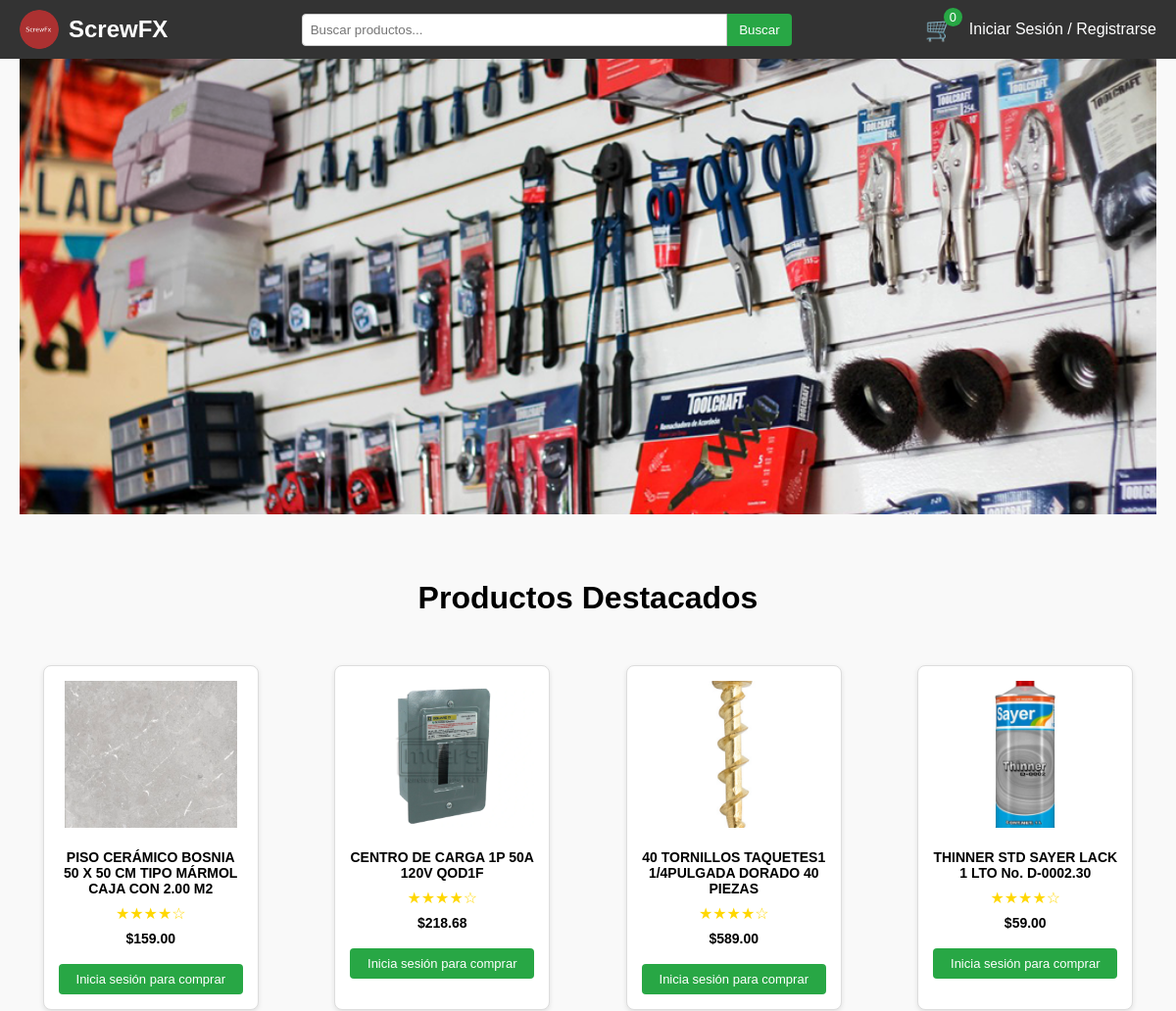
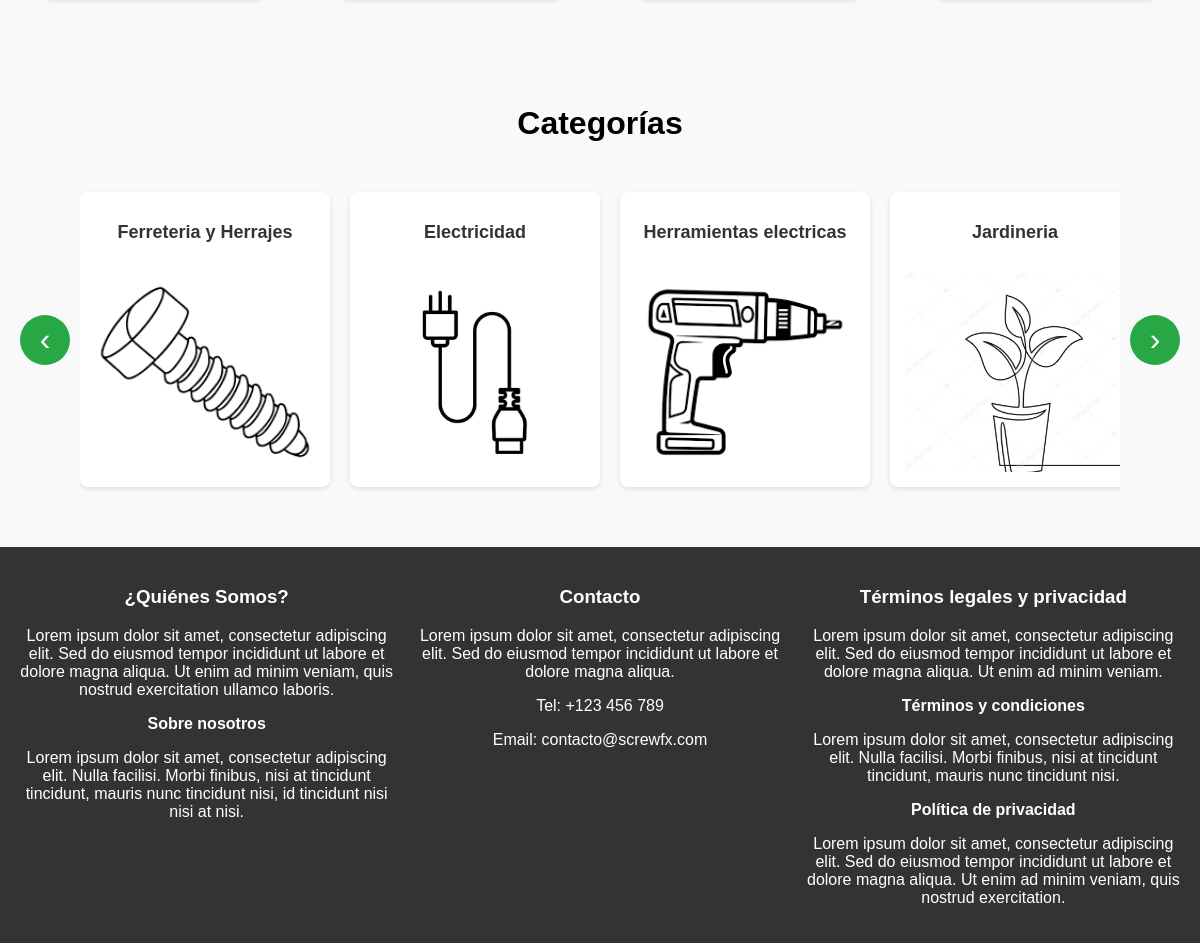
The page / on the database its author committed (2 pictures, top to bottom).
### store/models.py (models this page shows, shortened)
class Product(models.Model):
    name = models.CharField(max_length=200)
    price = models.DecimalField(max_digits=10, decimal_places=2)
    description = models.TextField(blank=True)
    category = models.ForeignKey(Category, on_delete=models.SET_NULL, null=True, blank=True)
    image = models.ImageField(upload_to='products/', null=True, blank=True)
    stock = models.PositiveIntegerField(default=0)
    created_at = models.DateTimeField(auto_now_add=True)

class Category(models.Model):
    name = models.CharField(max_length=100, unique=True)
    description = models.TextField(blank=True)
    image = models.ImageField(upload_to='categories/', null=True, blank=True)

### store/views.py (the view)
# urls.py: path('', views.home_view, name='home'),
def home_view(request):
    if request.user.is_authenticated and request.user.is_staff:
        return redirect('admin_menu')
    products = list(Product.objects.all())
    featured_products = random.sample(products, min(4, len(products))) if products else []
    categories = Category.objects.all()
    cart = None
    if request.user.is_authenticated:
        cart = get_or_create_cart(request.user)
    return render(request, 'store/home.html', {
        'categories': categories,
        'featured_products': featured_products,
        'cart': cart
    })

### store/templates/store/home.html (shortened to what this page needs)
{% load static %}
<!DOCTYPE html>
<html lang="es">
<head>
    <link rel="stylesheet" href="{% static 'store/css/styles.css' %}">
</head>
<body>
    <header>
        <a href="{% url 'home' %}" class="logo">
            <img src="{% static 'store/images/logo.png' %}" alt="ScrewFX Logo">
            <span>ScrewFX</span>
        </a>
        <div class="search-bar">
    		<form method="GET" action="{% url 'search_results' %}" style="display: flex; width: 100%;">
        		<input type="text" name="q" placeholder="Buscar productos..." required
               		style="flex: 1; padding: 8px; border: 1px solid #ccc; border-radius: 4px 0 0 4px; outline: none;">
        		<button type="submit" style="background: #28a745; color: white; border: none; padding: 8px 12px; border-radius: 0 4px 4px 0; cursor: pointer;">
            		Buscar
        		</button>
    		</form>
		</div>
        <div class="user-options">
            <a href="{% url 'cart' %}" class="cart-icon">🛒 <span id="cart-count">{% if cart %}{{ cart.get_items_count }}{% else %}0{% endif %}</span></a>
            {% if user.is_authenticated %}
                <div class="user-menu">
                    <span class="user-name">{{ user.username }}</span>
                    <div class="user-dropdown">
                        <a href="{% url 'my_orders' %}">Ver Pedidos</a>
                        <a href="{% url 'logout' %}">Cerrar Sesión</a>
                    </div>
                </div>
            {% else %}
                <a href="{% url 'login' %}">Iniciar Sesión / Registrarse</a>
            {% endif %}
        </div>
    </header>
    <section class="banner">
        <img src="{% static 'store/images/paredherramientas.png' %}" alt="Herramientas en exhibición">
    </section>
    <section class="featured-products">
        <h2 style="text-align: center; grid-column: 1 / -1; margin-bottom: 20px; font-size: 2rem;">Productos Destacados</h2>
        {% if featured_products %}
            {% for product in featured_products %}
            <div class="product">
                <a href="{% url 'product_detail' product_id=product.id %}" style="text-decoration: none; color: inherit;">
                    {% if product.image %}
                        <img src="{{ product.image.url }}" alt="{{ product.name }}" onerror="this.src='https://via.placeholder.com/150';">
                    {% else %}
                        <img src="https://via.placeholder.com/150" alt="Sin imagen">
                    {% endif %}
                    <p><strong>{{ product.name }}</strong></p>
                    <div class="rating">★★★★☆</div>
                    <p><strong>${{ product.price }}</strong></p>
                </a>
                {% if user.is_authenticated %}
                <form method="POST" action="{% url 'add_to_cart' product.id %}" style="margin-top: 10px;">
                    {% csrf_token %}
                    <button type="submit" class="add-to-cart">Añadir al carrito</button>
                </form>
                {% else %}
                <a href="{% url 'login' %}" class="add-to-cart" style="display: inline-block; text-align: center; text-decoration: none; margin-top: 10px;">Inicia sesión para comprar</a>
                {% endif %}
            </div>
            {% endfor %}
        {% else %}
            <p style="text-align: center; grid-column: 1 / -1;">No hay productos disponibles.</p>
        {% endif %}
    </section>
    <section class="categories-section">
        <h2 style="text-align: center; margin-bottom: 30px; font-size: 2rem;">Categorías</h2>
        <div class="categories-wrapper">
            <button class="category-scroll-btn category-scroll-left" onclick="scrollCategories('left')">‹</button>
            <div class="categories-scroll" id="categoriesScroll">
                {% if categories %}
                    {% for category in categories %}
                    <div class="category">
                        <a href="{% url 'user_category_products' category.id %}" style="text-decoration: none; color: inherit;">
                            <h2>{{ category.name }}</h2>
                            {% if category.image %}
                                <img src="{{ category.image.url }}" alt="{{ category.name }}">
                            {% else %}
                                <img src="https://via.placeholder.com/200" alt="{{ category.name }}">
                            {% endif %}
                        </a>
                    </div>
                    {% endfor %}
                {% else %}
                    <p style="text-align: center; width: 100%;">No hay categorías disponibles.</p>
                {% endif %}
            </div>
            <button class="category-scroll-btn category-scroll-right" onclick="scrollCategories('right')">›</button>
        </div>
    </section>
    <footer>
        <div class="footer-section">
            <h3>¿Quiénes Somos?</h3>
            <p>Lorem ipsum dolor sit amet, consectetur adipiscing elit. Sed do eiusmod tempor incididunt ut labore et dolore magna aliqua. Ut enim ad minim veniam, quis nostrud exercitation ullamco laboris.</p>
            <p><strong>Sobre nosotros</strong></p>
            <p>Lorem ipsum dolor sit amet, consectetur adipiscing elit. Nulla facilisi. Morbi finibus, nisi at tincidunt tincidunt, mauris nunc tincidunt nisi, id tincidunt nisi nisi at nisi.</p>
        </div>
        <div class="footer-section">
            <h3>Contacto</h3>
            <p>Lorem ipsum dolor sit amet, consectetur adipiscing elit. Sed do eiusmod tempor incididunt ut labore et dolore magna aliqua.</p>
            <p>Tel: +123 456 789</p>
            <p>Email: contacto@screwfx.com</p>
        </div>
        <div class="footer-section">
            <h3>Términos legales y privacidad</h3>
            <p>Lorem ipsum dolor sit amet, consectetur adipiscing elit. Sed do eiusmod tempor incididunt ut labore et dolore magna aliqua. Ut enim ad minim veniam.</p>
            <p><strong>Términos y condiciones</strong></p>
            <p>Lorem ipsum dolor sit amet, consectetur adipiscing elit. Nulla facilisi. Morbi finibus, nisi at tincidunt tincidunt, mauris nunc tincidunt nisi.</p>
            <p><strong>Política de privacidad</strong></p>
            <p>Lorem ipsum dolor sit amet, consectetur adipiscing elit. Sed do eiusmod tempor incididunt ut labore et dolore magna aliqua. Ut enim ad minim veniam, quis nostrud exercitation.</p>
        </div>
    </footer>
</body>
</html>

### store/static/store/css/styles.css (style rules this page uses)
* { box-sizing: border-box; }
body { font-family: Arial, sans-serif; margin: 0; padding: 0; background-color: #f9f9f9; min-height: 100vh; display: flex; flex-direction: column; }
header { display: flex; justify-content: space-between; align-items: center; padding: 10px 20px; background-color: #333; color: white; flex-wrap: wrap; gap: 10px; }
.logo { font-size: 24px; font-weight: bold; display: flex; align-items: center; gap: 10px; text-decoration: none; color: white; cursor: pointer; transition: opacity 0.3s; }
.logo img { width: 40px; height: 40px; border-radius: 50%; object-fit: cover; }
.search-bar { flex: 1; min-width: 200px; max-width: 500px; }
.search-bar input { padding: 5px; border: 1px solid #ccc; border-radius: 4px; width: 100%; }
.search-bar button { padding: 5px 10px; background-color: #28a745; color: white; border: none; border-radius: 4px; cursor: pointer; }
.user-options { display: flex; align-items: center; gap: 15px; }
.user-options a { color: white; text-decoration: none; display: flex; align-items: center; gap: 5px; }
.cart-icon { font-size: 1.5rem; position: relative; }
.cart-icon span { background: #28a745; color: white; border-radius: 50%; padding: 2px 6px; font-size: 0.8rem; position: absolute; top: -8px; right: -8px; }
.banner { width: 100%; max-width: 1400px; margin: 0 auto; padding: 0 20px; }
.banner img { width: 100%; height: auto; display: block; }
.featured-products { display: grid; grid-template-columns: repeat(4, 1fr); gap: 30px; padding: 40px 20px; max-width: 1200px; margin: 0 auto; width: 100%; box-sizing: border-box; justify-items: center; }
.product { text-align: center; background-color: white; padding: 15px; border: 1px solid #ddd; border-radius: 8px; box-shadow: 0 2px 5px rgba(0,0,0,0.1); transition: transform 0.2s; width: 100%; max-width: 220px; margin: 0 auto; }
.product img { width: 100%; height: 150px; object-fit: cover; border-radius: 6px; margin-bottom: 10px; }
.product p { margin: 5px 0; }
.rating { color: #ffd700; margin: 5px 0; }
button { padding: 5px 10px; background-color: #28a745; color: white; border: none; border-radius: 4px; cursor: pointer; }
.categories-section { padding: 40px 20px; max-width: 1400px; margin: 0 auto; width: 100%; }
.categories-wrapper { position: relative; display: flex; align-items: center; gap: 10px; }
.categories-scroll { display: flex; overflow-x: auto; gap: 20px; padding: 20px 0; scroll-behavior: smooth; -webkit-overflow-scrolling: touch; scrollbar-width: none; flex: 1; }
.category-scroll-btn { background: #28a745; color: white; border: none; width: 50px; height: 50px; border-radius: 50%; font-size: 2rem; cursor: pointer; display: flex; align-items: center; justify-content: center; transition: background 0.3s; flex-shrink: 0; z-index: 10; }
.category { text-align: center; background-color: white; padding: 15px; border-radius: 8px; box-shadow: 0 2px 5px rgba(0,0,0,0.1); transition: transform 0.2s; min-width: 250px; max-width: 250px; flex-shrink: 0; display: flex; flex-direction: column; }
.category h2 { margin: 0 0 15px 0; font-size: 18px; color: #333; min-height: 50px; display: flex; align-items: center; justify-content: center; }
.category img { width: 100%; height: 200px; object-fit: cover; border-radius: 6px; display: block; }
footer { background-color: #333; color: white; text-align: center; padding: 20px; margin-top: auto; display: grid; grid-template-columns: repeat(auto-fit, minmax(200px, 1fr)); gap: 20px; max-width: 1400px; width: 100%; margin-left: auto; margin-right: auto; }
.product p { margin: 8px 0; font-size: 14px; }
.rating { color: #ffd700; font-size: 16px; margin: 5px 0; }
.add-to-cart { background-color: #28a745; color: white; border: none; padding: 8px 12px; border-radius: 4px; cursor: pointer; font-size: 13px; width: 100%; margin-top: 8px; }

### rows shown on the page
Product: image (picture), name "PISO CERÁMICO BOSNIA 50 X 50 CM TIPO MÁRMOL CAJA CON 2.00 M2", price "159.00"
Product: image (picture), name "CENTRO DE CARGA 1P 50A 120V QOD1F", price "218.68"
Product: image (picture), name "40 TORNILLOS TAQUETES1 1/4PULGADA DORADO 40 PIEZAS", price "589.00"
Product: image (picture), name "THINNER STD SAYER LACK 1 LTO No. D-0002.30", price "59.00"
Category: name "Ferreteria y Herrajes", image (picture)
Category: name "Electricidad", image (picture)
Category: name "Herramientas electricas", image (picture)
Category: name "Jardineria", image (picture)
